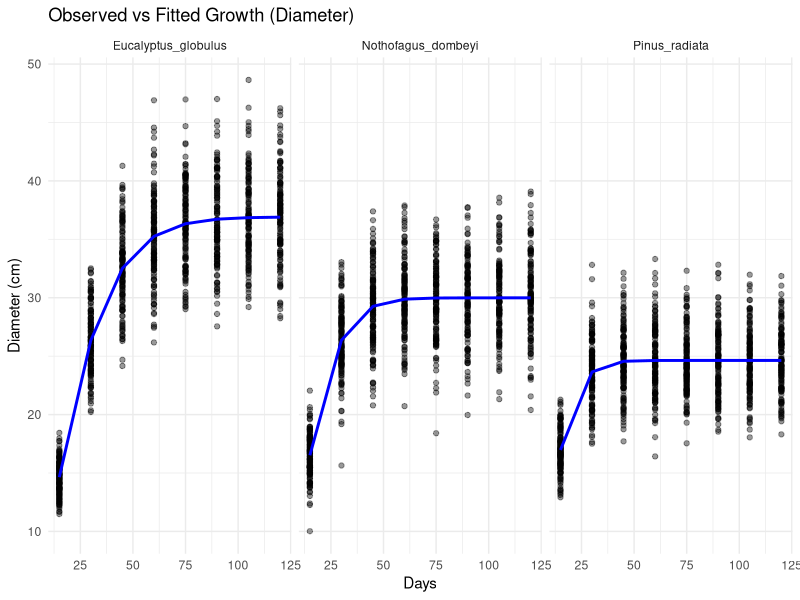
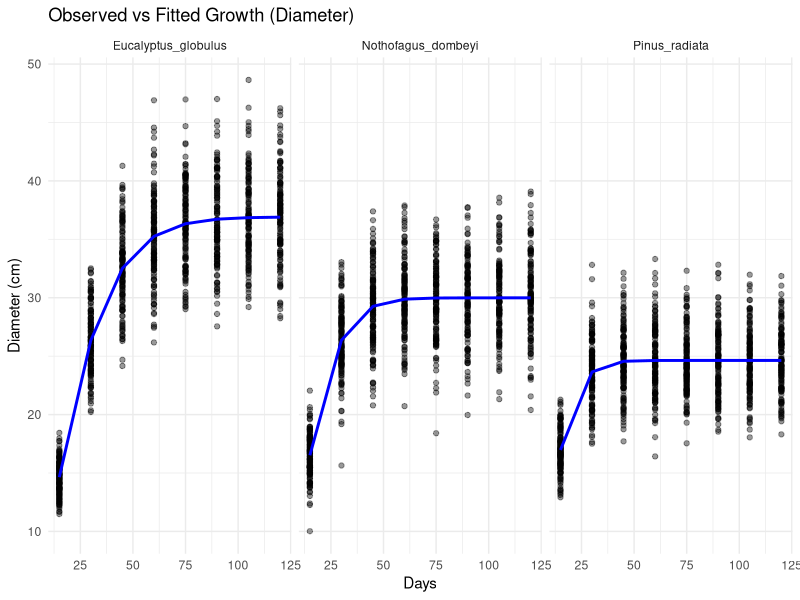

R code for these plots, in order:
library(tidyverse)
library(minpack.lm)

# -----------------------------
# 1. Load data
# -----------------------------
data <- read_csv("data/processed/synthetic_forest_growth.csv") %>%
  drop_na(diameter_cm)

# -----------------------------
# 2. Weibull function
# -----------------------------
weibull_model <- function(x, a, b, c) {
  a * (1 - exp(-b * x^c))
}

# -----------------------------
# 3. Fit model + predict
# -----------------------------
fit_and_predict <- function(df) {
  
  model <- nlsLM(
    diameter_cm ~ weibull_model(days, a, b, c),
    data = df,
    start = list(
      a = max(df$diameter_cm),
      b = 0.01,
      c = 1
    )
  )
  
  df %>%
    mutate(
      fitted = predict(model)
    )
}

plot_data <- data %>%
  group_by(species) %>%
  group_modify(~ fit_and_predict(.x)) %>%
  ungroup()

# -----------------------------
# 4. Plot
# -----------------------------
p <- ggplot(plot_data, aes(x = days)) +
  geom_point(aes(y = diameter_cm), alpha = 0.4) +
  geom_line(aes(y = fitted), color = "blue", linewidth = 1) +
  facet_wrap(~ species) +
  labs(
    title = "Observed vs Fitted Growth (Diameter)",
    x = "Days",
    y = "Diameter (cm)"
  ) +
  theme_minimal()

print(p)

ggsave(
  filename = "outputs/diameter_growth_plot.png",
  plot = p,
  width = 8,
  height = 5,
  dpi = 300
)

# -----------------------------
# 5. RMSE calculation
# -----------------------------
rmse_results <- plot_data %>%
  group_by(species) %>%
  summarise(
    RMSE = sqrt(mean((diameter_cm - fitted)^2)),
    mean_diameter = mean(diameter_cm),
    RMSE_percent = (RMSE / mean_diameter) * 100
  )

print(rmse_results)
